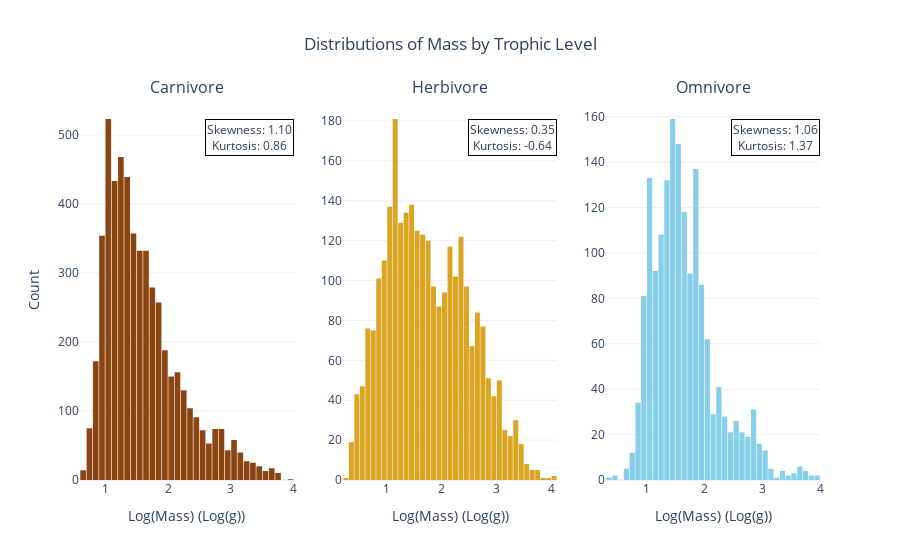

Notebook cell for this chart:
### Markdown cell above
### **1.3. Mass and Nutrition (Trophic Level)**

Before starting, distribution of mass within each trophic level is explored based on skewness and kurtosis.

### Code cell
fig = make_subplots(
    rows=1, cols=3, 
    subplot_titles=('Carnivore', 'Herbivore', 'Omnivore')
)

d_closed = df_clean[df_clean['Trophic.Level'] == 'Carnivore']['Log_Mass']
s_closed, k_closed = skew(d_closed), kurtosis(d_closed)

fig.add_trace(go.Histogram(x=d_closed, nbinsx=50, name='Carnivore', marker_color='saddlebrown'), row=1, col=1)

fig.add_annotation(
    text=f"Skewness: {s_closed:.2f}<br>Kurtosis: {k_closed:.2f}",
    xref="x domain", yref="y domain",
    x=1, y=0.95, showarrow=False,
    bgcolor="rgba(255, 255, 255, 0.8)", bordercolor="black", borderwidth=1,
    row=1, col=1
)

d_open = df_clean[df_clean['Trophic.Level'] == 'Herbivore']['Log_Mass']
s_open, k_open = skew(d_open), kurtosis(d_open)

fig.add_trace(go.Histogram(x=d_open, nbinsx=50, name='Herbivore', marker_color='goldenrod'), row=1, col=2)

fig.add_annotation(
    text=f"Skewness: {s_open:.2f}<br>Kurtosis: {k_open:.2f}",
    xref="x domain", yref="y domain",
    x=1, y=0.95, showarrow=False,
    bgcolor="rgba(255, 255, 255, 0.8)", bordercolor="black", borderwidth=1,
    row=1, col=2
)

d_aquatic = df_clean[df_clean['Trophic.Level'] == 'Omnivore']['Log_Mass']
s_aquatic, k_aquatic = skew(d_aquatic), kurtosis(d_aquatic)

fig.add_trace(go.Histogram(x=d_aquatic, nbinsx=50, name='Omnivore', marker_color='skyblue'), row=1, col=3)

fig.add_annotation(
    text=f"Skewness: {s_aquatic:.2f}<br>Kurtosis: {k_aquatic:.2f}",
    xref="x domain", yref="y domain",
    x=1, y=0.95, showarrow=False,
    bgcolor="rgba(255, 255, 255, 0.8)", bordercolor="black", borderwidth=1,
    row=1, col=3
)

fig.update_layout(
    title_x=0.5,
    title_text="Distributions of Mass by Trophic Level",
    showlegend=False,
    bargap=0.1,
    template="plotly_white"
)

fig.update_xaxes(title_text="Log(Mass) (Log(g))", row=1, col=1)
fig.update_xaxes(title_text="Log(Mass) (Log(g))", row=1, col=2)
fig.update_xaxes(title_text="Log(Mass) (Log(g))", row=1, col=3)
fig.update_yaxes(title_text="Count", row=1, col=1)

fig.show()

### Figure 1 — Plotly figure (JSON) as saved in the notebook; plotly's stock layout.template omitted (floating-point values rounded to 4 significant figures; data arrays with more than 128 entries replaced by an {"elided": "..."} marker saying what was removed)
{"data": [{"marker": {"color": "saddlebrown"}, "name": "Carnivore", "nbinsx": 50, "type": "histogram", "x": {"elided": "5381 float values"}, "xaxis": "x", "yaxis": "y"}, {"marker": {"color": "goldenrod"}, "name": "Herbivore", "nbinsx": 50, "type": "histogram", "x": {"elided": "2763 float values"}, "xaxis": "x2", "yaxis": "y2"}, {"marker": {"color": "skyblue"}, "name": "Omnivore", "nbinsx": 50, "type": "histogram", "x": {"elided": "1675 float values"}, "xaxis": "x3", "yaxis": "y3"}], "layout": {"annotations": [{"font": {"size": 16}, "showarrow": false, "text": "Carnivore", "x": 0.1444, "xanchor": "center", "xref": "paper", "y": 1, "yanchor": "bottom", "yref": "paper"}, {"font": {"size": 16}, "showarrow": false, "text": "Herbivore", "x": 0.5, "xanchor": "center", "xref": "paper", "y": 1, "yanchor": "bottom", "yref": "paper"}, {"font": {"size": 16}, "showarrow": false, "text": "Omnivore", "x": 0.8556, "xanchor": "center", "xref": "paper", "y": 1, "yanchor": "bottom", "yref": "paper"}, {"bgcolor": "rgba(255, 255, 255, 0.8)", "bordercolor": "black", "borderwidth": 1, "showarrow": false, "text": "Skewness: 1.10<br>Kurtosis: 0.86", "x": 1, "xref": "x domain", "y": 0.95, "yref": "y domain"}, {"bgcolor": "rgba(255, 255, 255, 0.8)", "bordercolor": "black", "borderwidth": 1, "showarrow": false, "text": "Skewness: 0.35<br>Kurtosis: -0.64", "x": 1, "xref": "x2 domain", "y": 0.95, "yref": "y2 domain"}, {"bgcolor": "rgba(255, 255, 255, 0.8)", "bordercolor": "black", "borderwidth": 1, "showarrow": false, "text": "Skewness: 1.06<br>Kurtosis: 1.37", "x": 1, "xref": "x3 domain", "y": 0.95, "yref": "y3 domain"}], "bargap": 0.1, "showlegend": false, "title": {"text": "Distributions of Mass by Trophic Level", "x": 0.5}, "xaxis": {"anchor": "y", "domain": [0, 0.2889], "title": {"text": "Log(Mass) (Log(g))"}}, "xaxis2": {"anchor": "y2", "domain": [0.3556, 0.6444], "title": {"text": "Log(Mass) (Log(g))"}}, "xaxis3": {"anchor": "y3", "domain": [0.7111, 1], "title": {"text": "Log(Mass) (Log(g))"}}, "yaxis": {"anchor": "x", "domain": [0, 1], "title": {"text": "Count"}}, "yaxis2": {"anchor": "x2", "domain": [0, 1]}, "yaxis3": {"anchor": "x3", "domain": [0, 1]}}}
